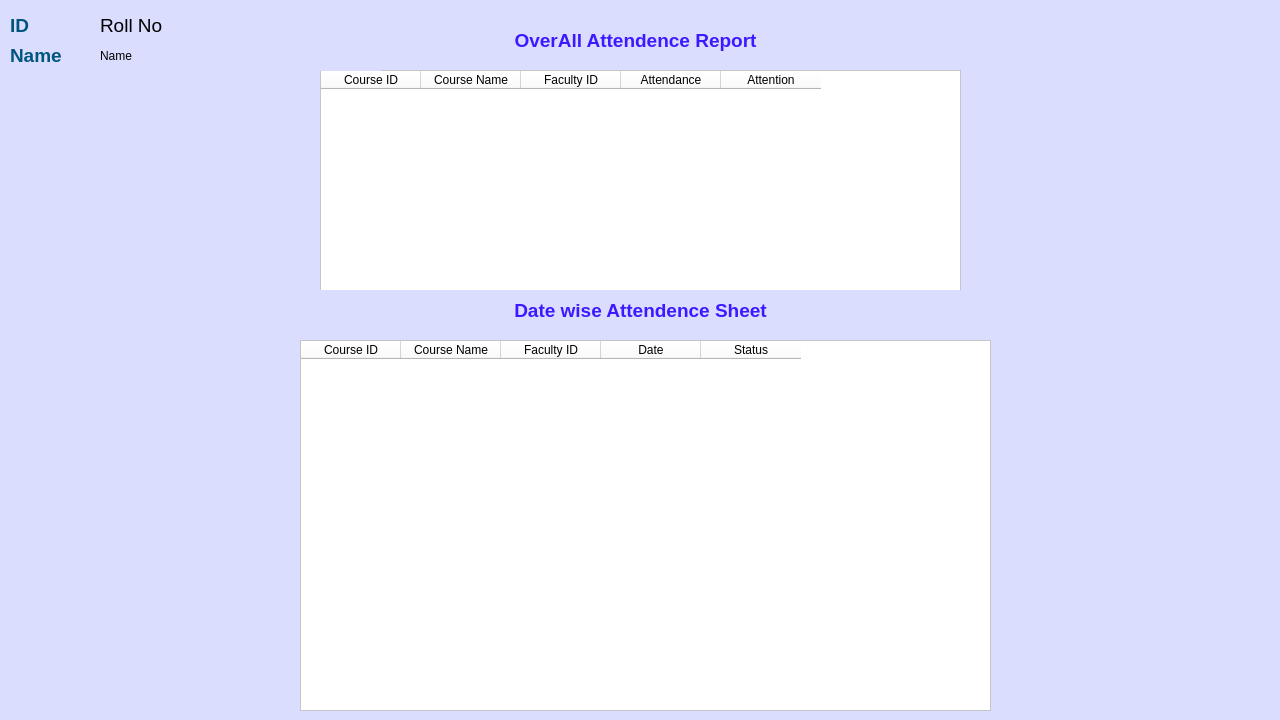
<?xml version="1.0" encoding="UTF-8"?>
<ui version="4.0">
 <class>MainWindow</class>
 <widget class="QMainWindow" name="MainWindow">
  <property name="geometry">
   <rect>
    <x>0</x>
    <y>0</y>
    <width>1280</width>
    <height>720</height>
   </rect>
  </property>
  <property name="windowTitle">
   <string>MainWindow</string>
  </property>
  <property name="styleSheet">
   <string notr="true">background-color: rgb(219, 221, 255);</string>
  </property>
  <widget class="QWidget" name="centralwidget">
   <widget class="QTableWidget" name="primary">
    <property name="geometry">
     <rect>
      <x>320</x>
      <y>70</y>
      <width>641</width>
      <height>221</height>
     </rect>
    </property>
    <property name="styleSheet">
     <string notr="true">background-color: rgb(255, 255, 255);
font: 9pt &quot;Nirmala UI&quot;;</string>
    </property>
    <column>
     <property name="text">
      <string>Course ID</string>
     </property>
    </column>
    <column>
     <property name="text">
      <string>Course Name</string>
     </property>
    </column>
    <column>
     <property name="text">
      <string>Faculty ID</string>
     </property>
    </column>
    <column>
     <property name="text">
      <string>Attendance</string>
     </property>
    </column>
    <column>
     <property name="text">
      <string>Attention</string>
     </property>
    </column>
   </widget>
   <widget class="QTableWidget" name="secondary">
    <property name="geometry">
     <rect>
      <x>300</x>
      <y>340</y>
      <width>691</width>
      <height>371</height>
     </rect>
    </property>
    <property name="styleSheet">
     <string notr="true">background-color: rgb(255, 255, 255);
font: 9pt &quot;Nirmala UI&quot;;</string>
    </property>
    <column>
     <property name="text">
      <string>Course ID</string>
     </property>
    </column>
    <column>
     <property name="text">
      <string>Course Name</string>
     </property>
    </column>
    <column>
     <property name="text">
      <string>Faculty ID</string>
     </property>
    </column>
    <column>
     <property name="text">
      <string>Date</string>
     </property>
    </column>
    <column>
     <property name="text">
      <string>Status</string>
     </property>
    </column>
   </widget>
   <widget class="QLabel" name="label">
    <property name="geometry">
     <rect>
      <x>10</x>
      <y>10</y>
      <width>61</width>
      <height>31</height>
     </rect>
    </property>
    <property name="styleSheet">
     <string notr="true">color: rgb(0, 85, 127);
font: 14pt &quot;Nirmala UI&quot;;</string>
    </property>
    <property name="text">
     <string>&lt;html&gt;&lt;head/&gt;&lt;body&gt;&lt;p&gt;&lt;span style=&quot; font-size:14pt; font-weight:600;&quot;&gt;ID&lt;/span&gt;&lt;/p&gt;&lt;/body&gt;&lt;/html&gt;</string>
    </property>
   </widget>
   <widget class="QLabel" name="label_2">
    <property name="geometry">
     <rect>
      <x>10</x>
      <y>40</y>
      <width>91</width>
      <height>31</height>
     </rect>
    </property>
    <property name="styleSheet">
     <string notr="true">color: rgb(0, 85, 127);
font: 14pt &quot;Nirmala UI&quot;;</string>
    </property>
    <property name="text">
     <string>&lt;html&gt;&lt;head/&gt;&lt;body&gt;&lt;p&gt;&lt;span style=&quot; font-size:14pt; font-weight:600;&quot;&gt;Name&lt;/span&gt;&lt;/p&gt;&lt;/body&gt;&lt;/html&gt;</string>
    </property>
   </widget>
   <widget class="QLabel" name="rollno">
    <property name="geometry">
     <rect>
      <x>100</x>
      <y>10</y>
      <width>281</width>
      <height>31</height>
     </rect>
    </property>
    <property name="styleSheet">
     <string notr="true">font: 75 14pt &quot;MS Shell Dlg 2&quot;;</string>
    </property>
    <property name="text">
     <string>&lt;html&gt;&lt;head/&gt;&lt;body&gt;&lt;p&gt;&lt;span style=&quot; font-size:14pt;&quot;&gt;Roll No&lt;/span&gt;&lt;/p&gt;&lt;/body&gt;&lt;/html&gt;</string>
    </property>
   </widget>
   <widget class="QLabel" name="name">
    <property name="geometry">
     <rect>
      <x>100</x>
      <y>40</y>
      <width>281</width>
      <height>31</height>
     </rect>
    </property>
    <property name="styleSheet">
     <string notr="true">font: 75 14pt &quot;MS Shell Dlg 2&quot;;</string>
    </property>
    <property name="text">
     <string>Name</string>
    </property>
   </widget>
   <widget class="QLabel" name="label_3">
    <property name="geometry">
     <rect>
      <x>470</x>
      <y>20</y>
      <width>331</width>
      <height>41</height>
     </rect>
    </property>
    <property name="styleSheet">
     <string notr="true">color: rgb(60, 25, 255);
font: 16pt &quot;Nirmala UI&quot;;</string>
    </property>
    <property name="text">
     <string>&lt;html&gt;&lt;head/&gt;&lt;body&gt;&lt;p align=&quot;center&quot;&gt;&lt;span style=&quot; font-size:14pt; font-weight:600;&quot;&gt;OverAll Attendence Report&lt;/span&gt;&lt;/p&gt;&lt;/body&gt;&lt;/html&gt;</string>
    </property>
   </widget>
   <widget class="QLabel" name="label_4">
    <property name="geometry">
     <rect>
      <x>0</x>
      <y>290</y>
      <width>1281</width>
      <height>41</height>
     </rect>
    </property>
    <property name="styleSheet">
     <string notr="true">color: rgb(60, 25, 255);
font: 16pt &quot;Nirmala UI&quot;;</string>
    </property>
    <property name="text">
     <string>&lt;html&gt;&lt;head/&gt;&lt;body&gt;&lt;p align=&quot;center&quot;&gt;&lt;span style=&quot; font-size:14pt; font-weight:600;&quot;&gt;Date wise Attendence Sheet&lt;/span&gt;&lt;/p&gt;&lt;/body&gt;&lt;/html&gt;</string>
    </property>
   </widget>
  </widget>
 </widget>
 <resources/>
 <connections/>
</ui>
